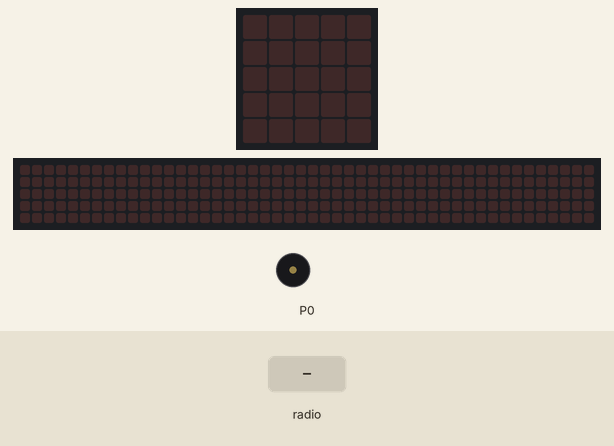
This program was run on a simulated BBC micro:bit (MakeCode). On the bench: the board's 5×5 LED display, a strip that is not on the board, showing the scrolling text unrolled, buzzer (waves = sounding). Inputs (shaded band) come from the test bench. The 48×5 strip is a reading aid, not a part: it shows the text the display is scrolling, unrolled, one strip-width of it at a time.

Above: at 1.2 s.
1.3 s: radio message "2" arrives
At 1.37 s:
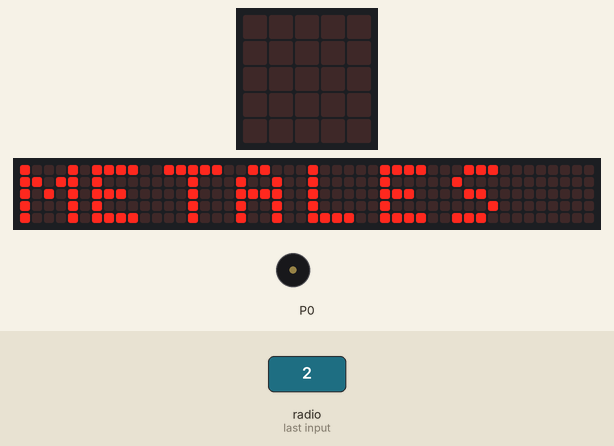
At 9.4 s:
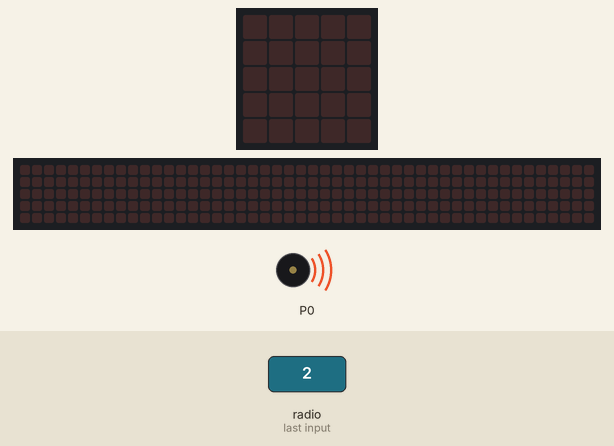
Timing chart, 0 to 10.3 s (numbered marks = the images above; inputs shaded):
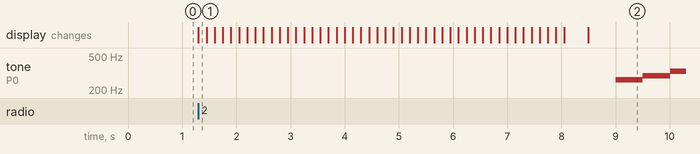

Measured:
- after the input at 1.3 s, tone on P0: silent → 262 Hz after 7.7 s, → 294 Hz 0.51 s later, → 330 Hz 0.51 s later; the display: changes at once (image 1)

The program:

main.ts
```typescript
radio.onReceivedNumber(function (receivedNumber) {
    if (receivedNumber == 2) {
        basic.showString("METALES")
        pins.digitalWritePin(DigitalPin.P0, 1)
        basic.pause(500)
        pins.digitalWritePin(DigitalPin.P0, 0)
        music.play(music.stringPlayable("C D E F G A B C5 ", 120), music.PlaybackMode.UntilDone)
    }
})
radio.setGroup(2)
```

test.ts
```typescript
// aquí va el archivo "tests"; esto no se compilará cuando este paquete se utilice como una extensión.
```
